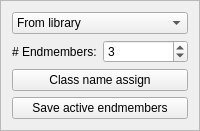
           <widget class="QFrame" name="frame_3">
            <property name="maximumSize">
             <size>
              <width>300</width>
              <height>16777215</height>
             </size>
            </property>
            <property name="frameShape">
             <enum>QFrame::StyledPanel</enum>
            </property>
            <property name="frameShadow">
             <enum>QFrame::Raised</enum>
            </property>
            <layout class="QVBoxLayout" name="verticalLayout_15">
             <item>
              <widget class="QComboBox" name="comboBox_endmembers_get">
               <property name="toolTip">
                <string>Choose selection endmembers mode</string>
               </property>
               <item>
                <property name="text">
                 <string>From library</string>
                </property>
               </item>
               <item>
                <property name="text">
                 <string>Manual</string>
                </property>
               </item>
               <item>
                <property name="text">
                 <string>Auto</string>
                </property>
               </item>
              </widget>
             </item>
             <item>
              <layout class="QHBoxLayout" name="horizontalLayout_11">
               <item>
                <widget class="QLabel" name="label_n_EM">
                 <property name="text">
                  <string># Endmembers:</string>
                 </property>
                </widget>
               </item>
               <item>
                <widget class="QSpinBox" name="nclass_box">
                 <property name="toolTip">
                  <string>Number of endmembers to select (Auto or Manual mode)</string>
                 </property>
                 <property name="minimum">
                  <number>2</number>
                 </property>
                 <property name="maximum">
                  <number>20</number>
                 </property>
                 <property name="value">
                  <number>3</number>
                 </property>
                </widget>
               </item>
              </layout>
             </item>
             <item>
              <widget class="QPushButton" name="pushButton_class_name_assign">
               <property name="toolTip">
                <string>To assign the good labels to the endmembers</string>
               </property>
               <property name="text">
                <string>Class name assign</string>
               </property>
              </widget>
             </item>
             <item>
              <widget class="QPushButton" name="pushButton_save_EM">
               <property name="toolTip">
                <string>Save the currently active endmember set to disk in a csv file</string>
               </property>
               <property name="text">
                <string>Save active endmembers</string>
               </property>
              </widget>
             </item>
            </layout>
           </widget>
